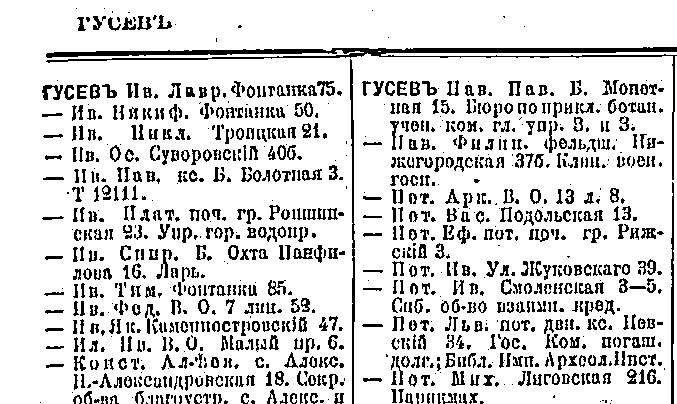
#> input picture test/data/crisp-small-proc.jpg, 677 x 404 px
$ python -i segmenters.py   (imports and definitions only)
#> lines starting #> are read from the running program, lines starting #| are printed output that depends on the picture; after the words box and inside, x2 and y2 are one past the last pixel; in counts of white or black regions, pixels touching at a corner belong together
#> further down, picture is the input picture: shape (404, 677); min 0, max 255, mean 213
import logging
from typing import Tuple, List

import cv2
import matplotlib.pyplot as plt
import numpy as np
from toolz import groupby

from pharmalantern.image import draw_rectangles, Rectangle


# todo rename back to cropper? introduce parameter - crop or erase.
# todo add a couple of pixels on top of top and bottom (3 seems to be enough)
class TopBottomEraser:
    """
    Detects unnecessary decorative elements (bars, ads) on top and bottom of the page
    and erases them, replacing with white background.
    """

    def __init__(self, img: np.ndarray, crop: bool = False, padding: int = 3):
        """
        :param img: image to process
        :param crop: if true, crops image, otherwise erases top and bottom with white rectangles
        :param padding: pixels to add to top and bottom in case there are artifacts left
        """
#> called with crop = False, padding = 3
        self.img = img
        self.img_h, self.img_w = img.shape
#> self.img_h = 404; self.img_w = 677

        self.crop = crop
        self.padding = padding

        # detection settings
        self.elem_min_h = 2
        self.elem_max_h = int(self.img_h * 0.1)
#> self.elem_max_h = 40
        self.elem_min_w = int(self.img_w * 0.5)
#> self.elem_min_w = 338
        self.elem_max_w = self.img_w
#> self.elem_max_w = 677
        self.top_y_boundary = int(self.img_h * 0.15)
#> self.top_y_boundary = 60
        self.bottom_y_boundary = int(self.img_h * 0.85)
#> self.bottom_y_boundary = 343

    @staticmethod
    def _step_threshold(gray_img: np.ndarray) -> np.ndarray:
        _, thresh = cv2.threshold(gray_img, 0, 255, cv2.THRESH_BINARY_INV + cv2.THRESH_OTSU)
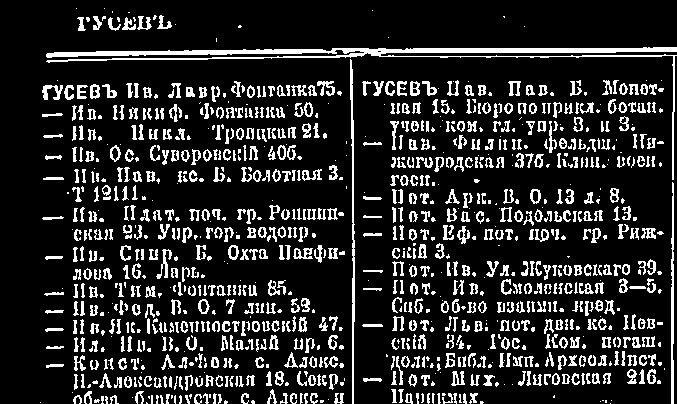
#> thresh: shape (404, 677); 16.1% white in thin lines or dots
        return thresh

    @staticmethod
    def _step_morph_open(thresh_img: np.ndarray) -> np.ndarray:
        kernel = cv2.getStructuringElement(cv2.MORPH_RECT, (3, 2))
        return cv2.morphologyEx(thresh_img, cv2.MORPH_OPEN, kernel, iterations=3)
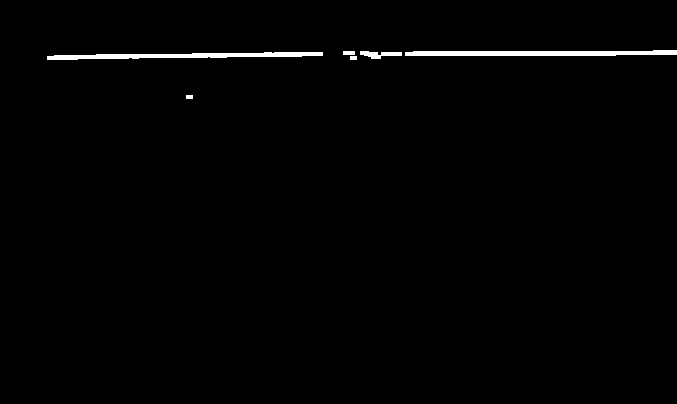
#> returned value: shape (404, 677); 1% white; 6 white regions

    # [5 lines left out: function is_valid_element, not called in this run]

    def is_top_element(self, rect: Rectangle) -> bool:
        _, y, _, h = rect
        return y + h <= self.top_y_boundary

    def is_bottom_element(self, rect: Rectangle) -> bool:
        _, y, _, _ = rect
        return y >= self.bottom_y_boundary

    # [32 lines left out: function _visualise_process, not called in this run]

    def detect_erasure_boundaries(self, visualise=False) -> Tuple[int, int]:
        img_step1 = self._step_threshold(self.img)
        img_step2 = self._step_morph_open(img_step1)

        contours, _ = cv2.findContours(img_step2, cv2.RETR_EXTERNAL, cv2.CHAIN_APPROX_SIMPLE)
#> contours = 6 contours, 2 with area under 20; largest, box (x1, y1, x2, y2) and area: (405, 50, 677, 56) 1040, (47, 52, 323, 60) 958, (360, 51, 402, 59) 148, (343, 51, 355, 55) 33
        rectangles = [cv2.boundingRect(c) for c in contours]
#> rectangles = [(186, 95, 7, 4), (350, 56, 7, 4), (47, 52, 276, 8), (360, 51, 42, 8), (343, 51, 12, 4), (405, 50, 272, 6)]

        # filtering out elements that might be our objects of interest
        valid_elements = filter(self.is_valid_element, rectangles)
#> (the run stopped early here; a loop or call above may not have finished)
